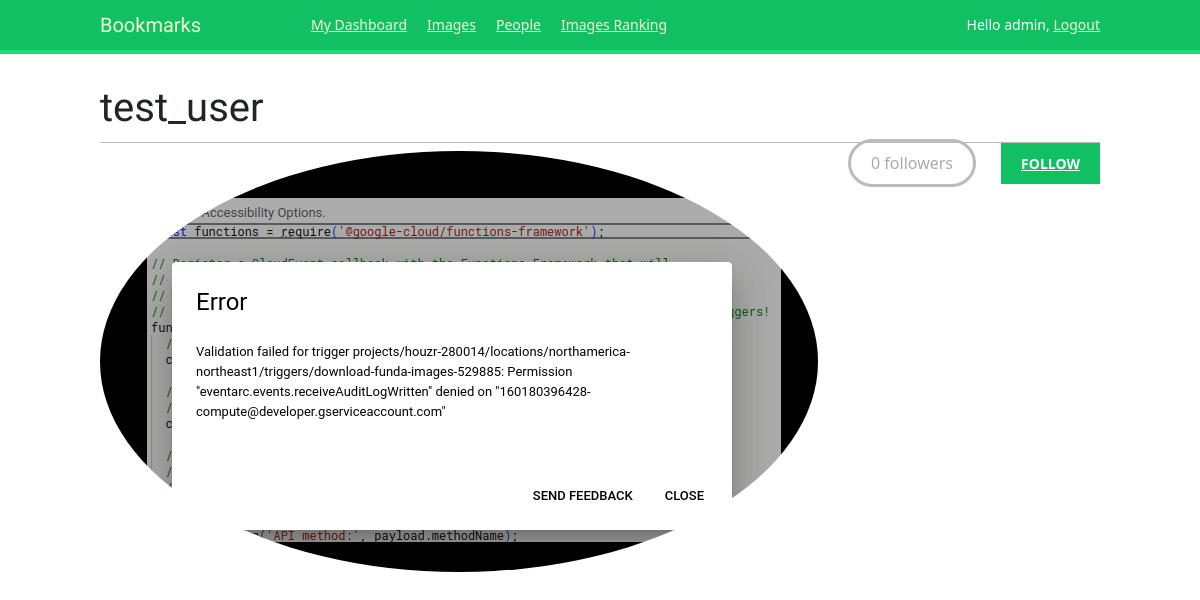
/account/users/test_user/ (signed in), run on an earlier commit of the app's database.
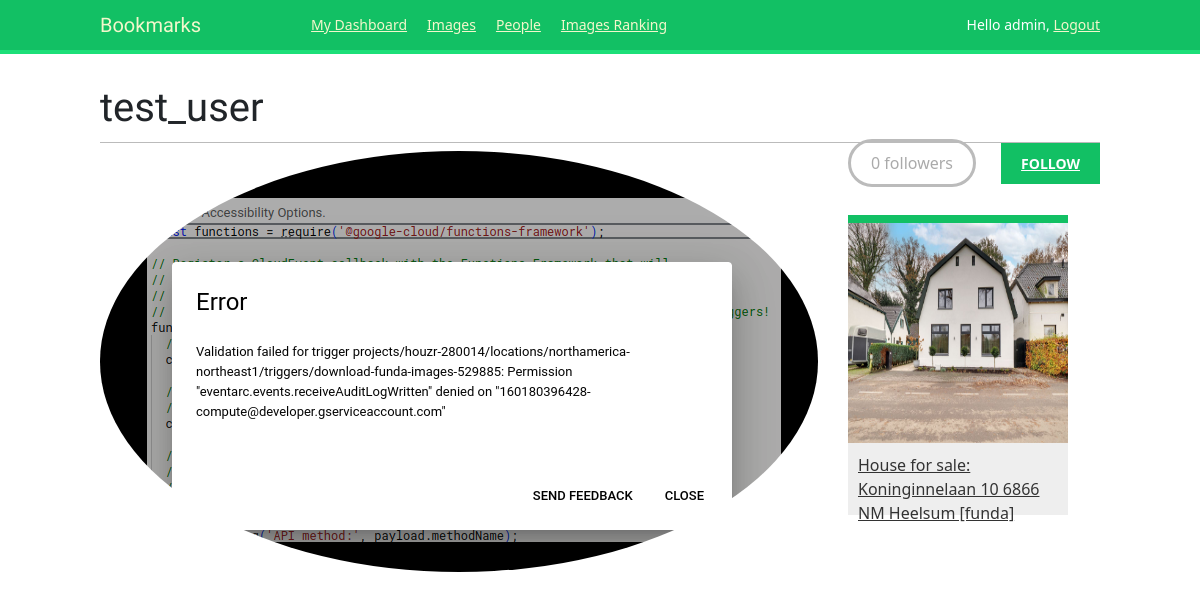
And on a later commit of the database.
### images/models.py (models this page shows, shortened)
class Image(models.Model):
    user = models.ForeignKey(settings.AUTH_USER_MODEL, related_name='images_created', on_delete=models.CASCADE)
    title = models.CharField(max_length=200)
    slug = models.SlugField(max_length=200, blank=True)
    url = models.URLField(max_length=2000)
    image = models.ImageField(upload_to='images/%Y/%m/%d/')
    description = models.TextField(blank=True)
    created = models.DateField(auto_now_add=True)
    users_like = models.ManyToManyField(settings.AUTH_USER_MODEL, related_name='images_liked', blank=True)
    total_likes = models.PositiveIntegerField(default=0)
    class Meta:
        indexes = [
            models.Index(fields=['-created']),
            models.Index(fields=['-total_likes']),
        ]
        ordering = ['-created']
    def get_absolute_url(self):
        return reverse("images:detail", args=[self.id, self.slug])

### account/views.py (the view)
# urls.py: path('users/<username>/', views.user_detail, name='user_detail'),
@login_required
def user_detail(request, username):
    user = get_object_or_404(User, username=username, is_active=True)
    return render(request, 'account/user/detail.html', {'user':user})

### account/templates/account/user/detail.html (shortened to what this page needs)
{% extends "base.html" %}
{% load static thumbnail %}
{% block content %}
    <h1>{{user.username}}</h1>
    <div class="profile-info">
        <img class="user-detail" src={% if user.profile.photo %}'{% thumbnail user.profile.photo 180x180 %}'{% else %}"{% static 'images/profile_image.jpg' %}"{% endif %}>
    </div>
    {% with total_followers=user.followers.count %}
    <span class="count">
        <span class="total">{{total_followers}}</span> follower{{total_followers|pluralize}}
    </span>
    <a href="#" data-id="{{user.id}}" data-action="{% if request.user in user.followers.all %}un{% endif %}follow" class="follow button">
        {% if request.user not in user.followers.all %}
            Follow
        {% else %}
            Unfollow
        {% endif %}
    </a>
    <div id="image-list" class="image-container">
        {% include "images/image/list_images.html" with images=user.images_created.all %}
    </div>
    {% endwith %}
{% endblock content %}

### images/templates/images/image/list_images.html
{% load thumbnail %}
{% for image in images %}
    <div class="image">
        <a href="{{ image.get_absolute_url }}">
            {% thumbnail image.image 300x300 crop="smart" as im %}
            <a href="{{ image.get_absolute_url }}">
                <img src="{{ im.url }}">
            </a>
        </a>
        <div class="info">
            <a href="{{ image.get_absolute_url }}" class="title">
                {{image.title}}
            </a>
        </div>
    </div>
{% endfor %}

What changed in the data, as far as the page shows it:
added Image: title "House for sale: Koninginnelaan 10 6866 NM Heelsum [funda]"
